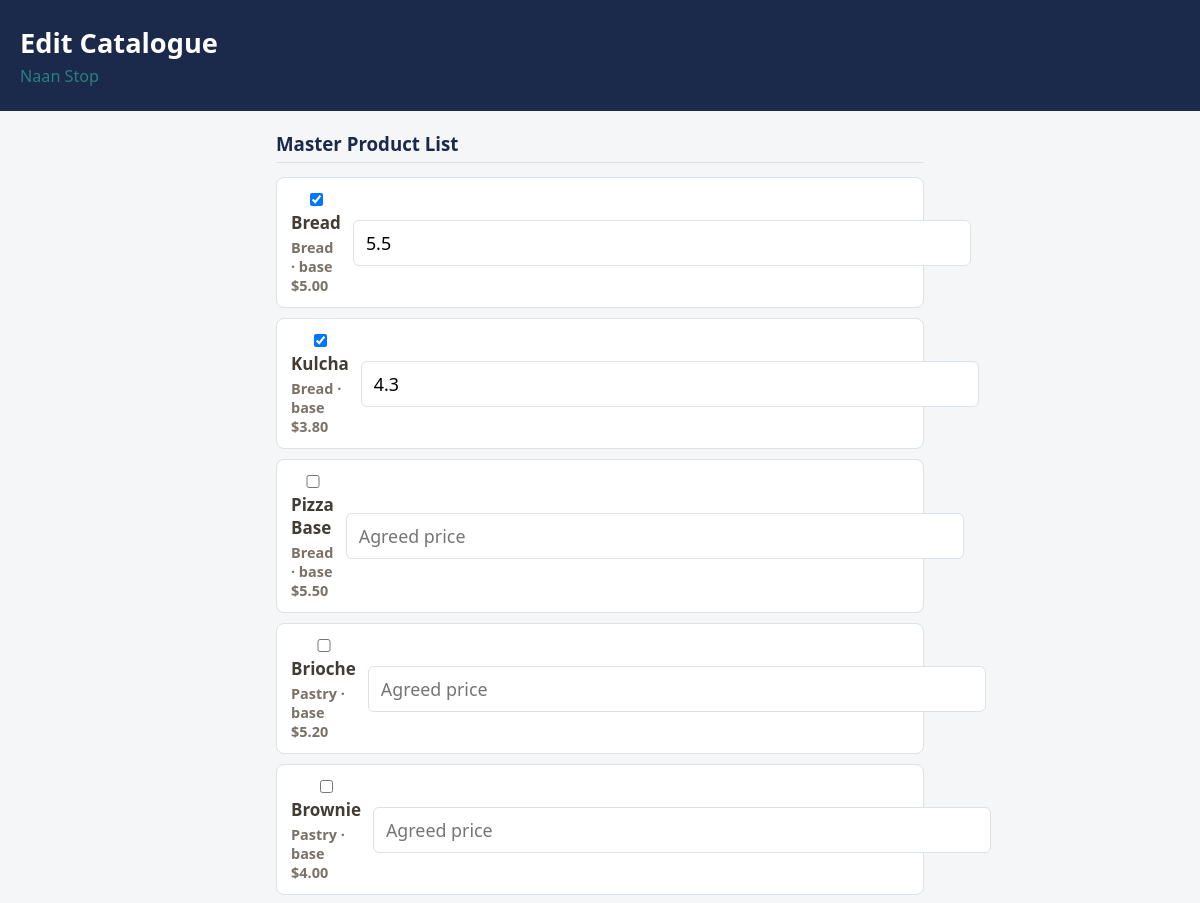
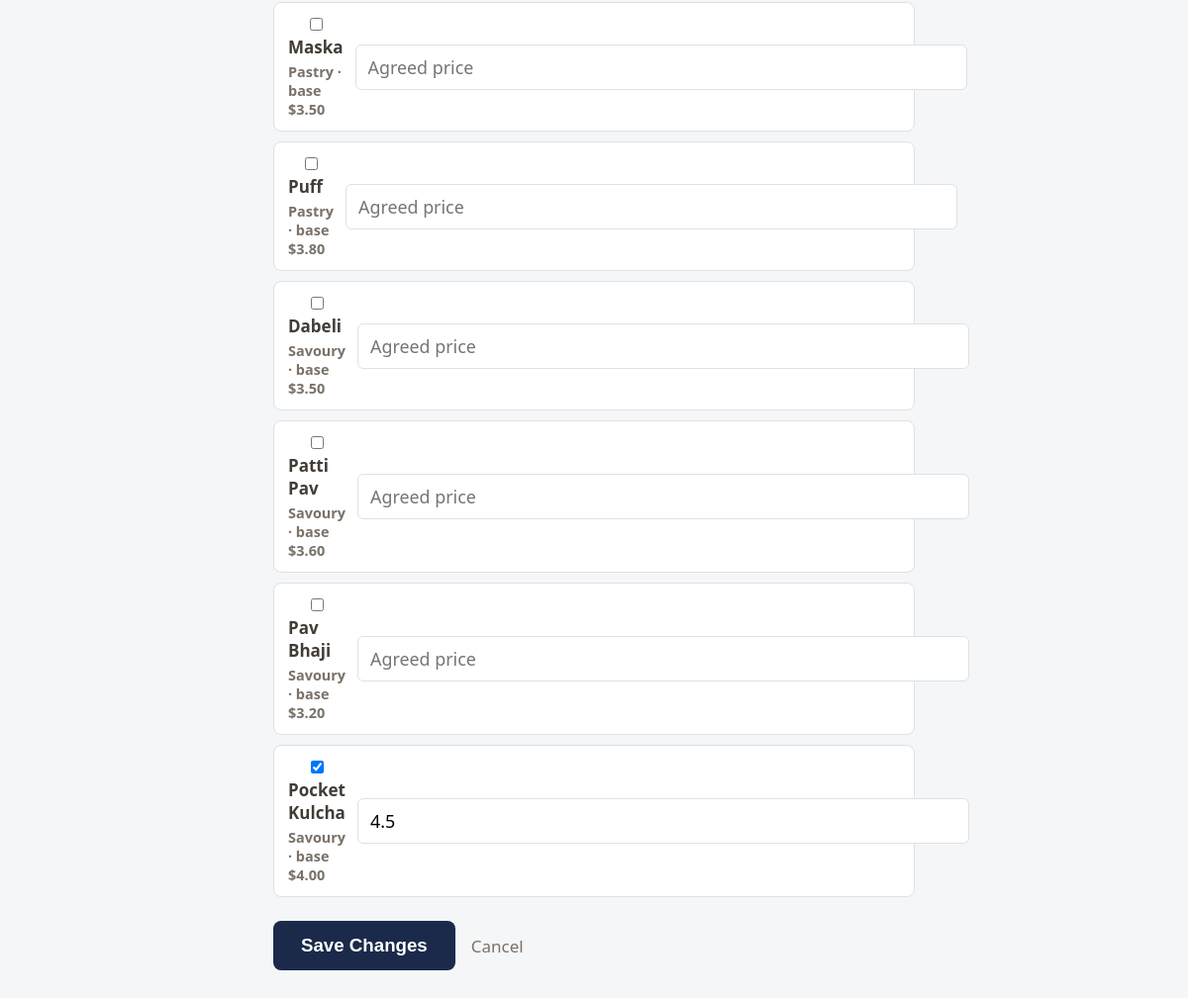
The app's page /owner/clients/2/products (signed in) with its own data (2 pictures, top to bottom).
### tables this page shows
CREATE TABLE clients (
    client_id       INTEGER PRIMARY KEY AUTOINCREMENT,
    user_id         INTEGER NOT NULL UNIQUE REFERENCES users(user_id) ON DELETE CASCADE,
    business_name   TEXT NOT NULL UNIQUE,    -- Module 7: trading name, default A-Z sort key
    -- Exactly 11 digits, no separators: GLOB with 11 single-digit character
    -- classes enforces both the length AND that every character is 0-9 in
    -- one constraint, so a value like "123 456 789" or a 10-digit ABN is
    -- rejected at the database layer, not just in Python.
    abn             TEXT NOT NULL UNIQUE
                    CHECK (abn GLOB '[0-9][0-9][0-9][0-9][0-9][0-9][0-9][0-9][0-9][0-9][0-9]'),
    delivery_zone   TEXT NOT NULL CHECK (delivery_zone IN ('Western', 'Northern', 'Eastern', 'Southern')),
    delivery_day1   TEXT NOT NULL,           -- FR-B1: first of 2 fixed weekly delivery days
    delivery_day2   TEXT NOT NULL CHECK (delivery_day2 != delivery_day1),
    delivery_charge REAL NOT NULL CHECK (delivery_charge > 0),
    internal_notes  TEXT                     -- Module 11: owner-only, must never reach the client portal
);

CREATE TABLE products (
    product_id   INTEGER PRIMARY KEY AUTOINCREMENT,
    product_name TEXT NOT NULL UNIQUE,
    category     TEXT NOT NULL CHECK (category IN ('Bread', 'Pastry', 'Savoury')),
    base_price   REAL NOT NULL CHECK (base_price > 0),
    pack_size    INTEGER NOT NULL CHECK (pack_size > 0)
, gst_applicable INTEGER NOT NULL DEFAULT 0 CHECK (gst_applicable IN (0, 1)));

CREATE TABLE client_products (
    catalogue_entry_id INTEGER PRIMARY KEY AUTOINCREMENT,
    client_id          INTEGER NOT NULL REFERENCES clients(client_id) ON DELETE CASCADE,
    product_id         INTEGER NOT NULL REFERENCES products(product_id) ON DELETE CASCADE,
    agreed_price       REAL NOT NULL CHECK (agreed_price > 0),  -- per-client negotiated price; overrides products.base_price
    pack_size          INTEGER NOT NULL CHECK (pack_size > 0),  -- per-client agreed pack size; overrides products.pack_size
    UNIQUE (client_id, product_id)
);

### routes/owner.py (the view, shortened to what this page needs)
@owner_bp.route("/owner/clients/<int:client_id>/products", methods=["GET", "POST"])
@login_required("owner")
def edit_client_products(client_id):
    client = Client.load_by_client_id(client_id)
    products = _all_products()
    if request.method == "GET":
        current_prices = {row["product_id"]: row["agreed_price"] for row in client.get_approved_products()}
        form_data = {}
        for product in products:
            if product["product_id"] in current_prices:
                form_data[f"product_{product['product_id']}"] = "on"
                form_data[f"price_{product['product_id']}"] = current_prices[product["product_id"]]
        return render_template(
            "owner_client_products.html", client=client, products=products,
            form_data=form_data, error=None,
        )

### database/db.py (called while the page is built)
def get_db_connection():
    DATABASE_PATH.parent.mkdir(parents=True, exist_ok=True)
    connection = sqlite3.connect(DATABASE_PATH)
    connection.row_factory = sqlite3.Row
    connection.execute("PRAGMA foreign_keys = ON")
    return connection

### models/client.py (called while the page is built)
    @property
    def client_id(self):
        return self._client_id

    @property
    def business_name(self):
        return self._business_name

    @staticmethod
    def _from_joined_row(row):
        return Client(
            user_id=row["user_id"], email=row["email"], password_hash=row["password_hash"],
            is_active=row["is_active"], client_id=row["client_id"],
            business_name=row["business_name"], abn=row["abn"],
            delivery_zone=row["delivery_zone"], delivery_day1=row["delivery_day1"],
            delivery_day2=row["delivery_day2"], delivery_charge=row["delivery_charge"],
            internal_notes=row["internal_notes"], login_at=row["login_at"],
        )

    def get_approved_products(self):
        connection = get_db_connection()
        try:
            return connection.execute(
                """
                SELECT products.product_id, products.product_name, products.category,
                       client_products.agreed_price, client_products.pack_size
                FROM client_products
                JOIN products ON products.product_id = client_products.product_id
                WHERE client_products.client_id = ?
                ORDER BY products.category, products.product_name
                """,
                (self._client_id,),
            ).fetchall()
        finally:
            connection.close()

### routes/auth.py (called while the page is built)
def login_required(role):
    def decorator(view_func):
        @wraps(view_func)
        def wrapped(*args, **kwargs):
            if session.get("user_id") is None:
                return redirect(url_for("auth.login"))
            if session.get("role") != role:
                abort(403)
            return view_func(*args, **kwargs)
        return wrapped
    return decorator

### routes/owner.py (called while the page is built)
def _all_products():
    connection = get_db_connection()
    try:
        return connection.execute(
            "SELECT product_id, product_name, category, base_price, pack_size "
            "FROM products ORDER BY category, product_name"
        ).fetchall()
    finally:
        connection.close()

### templates/owner_client_products.html (shortened to what this page needs)
{% extends "base.html" %}
{% block body %}
<div class="order-page">
    <header class="order-header">
        <h1>Edit Catalogue</h1>
        <p class="order-subtext">{{ client.business_name }}</p>
    </header>
    <main class="client-form-wrap">
        <form method="post" action="{{ url_for('owner.edit_client_products', client_id=client.client_id) }}" novalidate>
            <h2 class="form-section-title">Master Product List</h2>
            <div class="catalogue-list">
                {% for product in products %}
                <div class="catalogue-row">
                    <label class="catalogue-check">
                        <input type="checkbox" name="product_{{ product.product_id }}"
                               {% if form_data.get('product_' ~ product.product_id) %}checked{% endif %}>
                        {{ product.product_name }}
                        <span class="product-meta">{{ product.category }} &middot; base ${{ "%.2f"|format(product.base_price) }}</span>
                    </label>
                    <input type="number" min="0.01" step="0.01" class="catalogue-price"
                           name="price_{{ product.product_id }}" placeholder="Agreed price"
                           value="{{ form_data.get('price_' ~ product.product_id, '') }}">
                </div>
                {% endfor %}
            </div>
            <div class="client-form-actions">
                <button type="submit" class="btn-primary">Save Changes</button>
                <a class="btn-cancel" href="{{ url_for('owner.client_list') }}">Cancel</a>
            </div>
        </form>
    </main>
</div>
{% endblock %}

### static/css/style.css (style rules this page uses)
:root { --navy: #1B2A4A; --navy-dark: #121E36; --navy-light: #2C4370; --teal: #2A7F7F; --teal-dark: #1F6363; --feature-text: #99A6BD; --mint-green: #4FC79A; --warm-brown: #8B5E3C; --gold: #D9A441; --error-red: #C0392B; --error-bg: #FBEAE8; --surface: #FFFFFF; --text: #423C36; --text-muted: #7A7168; --border: #DDE2E7; }
* { box-sizing: border-box; }
html { font-size: 17px; }
body { margin: 0; font-family: "Segoe UI", Roboto, Arial, sans-serif; color: var(--text); background: var(--surface); }
.btn-primary { width: 100%; padding: 22px 0; background: var(--navy); color: #fff; border: none; border-radius: 8px; font-size: 1.1rem; font-weight: 600; cursor: pointer; transition: background 0.15s ease; }
.order-page { min-height: 100vh; background: #F4F6F8; }
.order-header { background: var(--navy); color: #fff; padding: 24px 20px; }
.order-header h1 { margin: 0 0 4px; font-size: 1.6rem; }
.order-subtext { margin: 0; color: var(--teal); font-size: 0.95rem; }
.product-meta { margin: 2px 0 0; font-size: 0.85rem; color: var(--text-muted); }
.client-form-wrap { max-width: 680px; margin: 0 auto; padding: 20px 16px 40px; }
.client-form-wrap select, .client-form-wrap textarea, .client-form-wrap input[type="text"], .client-form-wrap input[type="email"], .client-form-wrap input[type="number"] { width: 100%; padding: 10px 12px; border: 1px solid var(--border); border-radius: 6px; font-size: 1.05rem; font-family: inherit; }
.form-section-title { margin: 28px 0 14px; font-size: 1.1rem; color: var(--navy); border-bottom: 1px solid var(--border); padding-bottom: 6px; }
.form-section-title:first-child { margin-top: 0; }
.catalogue-list { display: flex; flex-direction: column; gap: 10px; }
.catalogue-row { display: flex; align-items: center; gap: 12px; background: var(--surface); border: 1px solid var(--border); border-radius: 8px; padding: 12px 14px; }
.catalogue-check { flex: 1; display: flex; flex-direction: column; gap: 2px; font-weight: 600; cursor: pointer; }
.catalogue-price, .catalogue-pack { width: 90px; padding: 8px 10px; border: 1px solid var(--border); border-radius: 6px; flex-shrink: 0; }
.client-form-actions { display: flex; align-items: center; gap: 16px; margin-top: 24px; }
.client-form-actions .btn-primary { width: auto; padding: 14px 28px; }
.btn-cancel { color: var(--text-muted); text-decoration: none; }

### records on screen
clients: business_name "Naan Stop"
products: product_id "☑", product_name "Bread", category "Bread", base_price "5.00"
client_products: get "5.5"
products: product_id "☑", product_name "Kulcha", category "Bread", base_price "3.80", get "4.3"
products: product_name "Pizza Base", category "Bread", base_price "5.50"
products: product_name "Brioche", category "Pastry", base_price "5.20"
products: product_name "Brownie", category "Pastry", base_price "4.00"
products: product_name "Maska", category "Pastry", base_price "3.50"
products: product_name "Puff", category "Pastry", base_price "3.80"
products: product_name "Dabeli", category "Savoury", base_price "3.50"
products: product_name "Patti Pav", category "Savoury", base_price "3.60"
products: product_name "Pav Bhaji", category "Savoury", base_price "3.20"
products: product_id "☑", product_name "Pocket Kulcha", category "Savoury", base_price "4.00", get "4.5"
